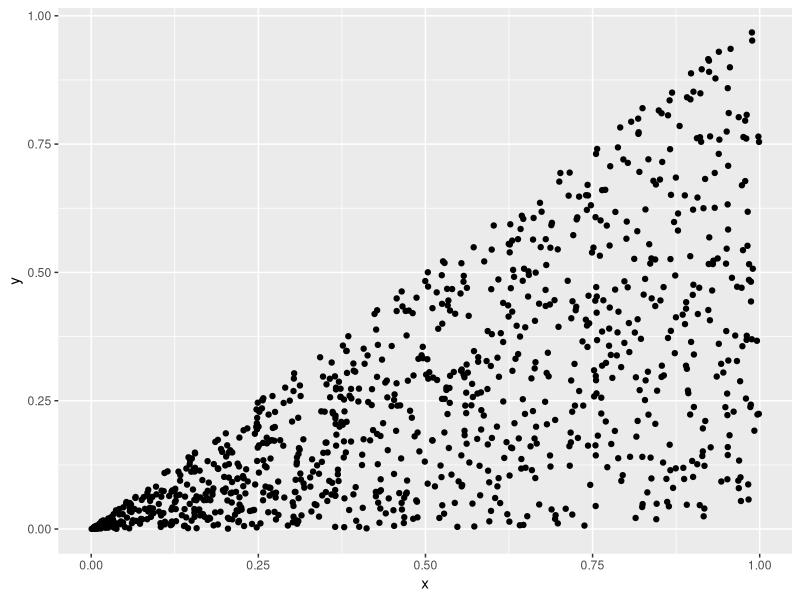
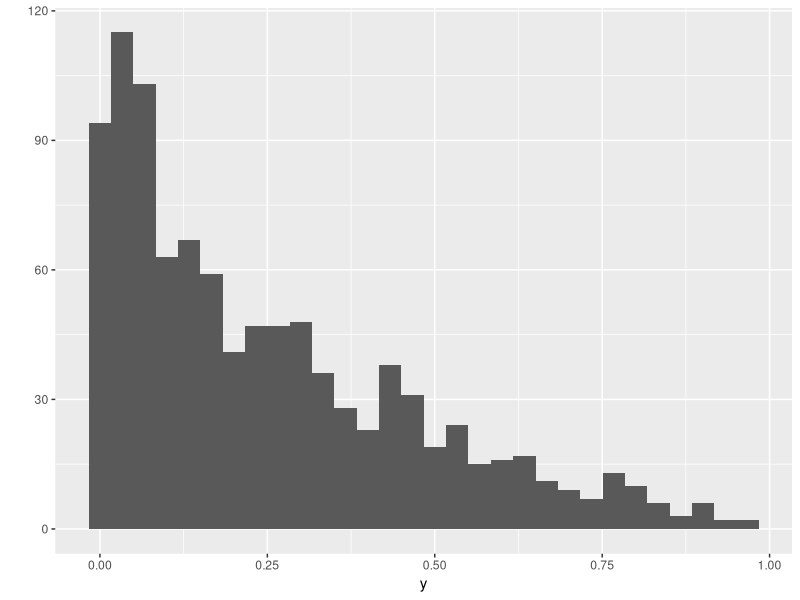
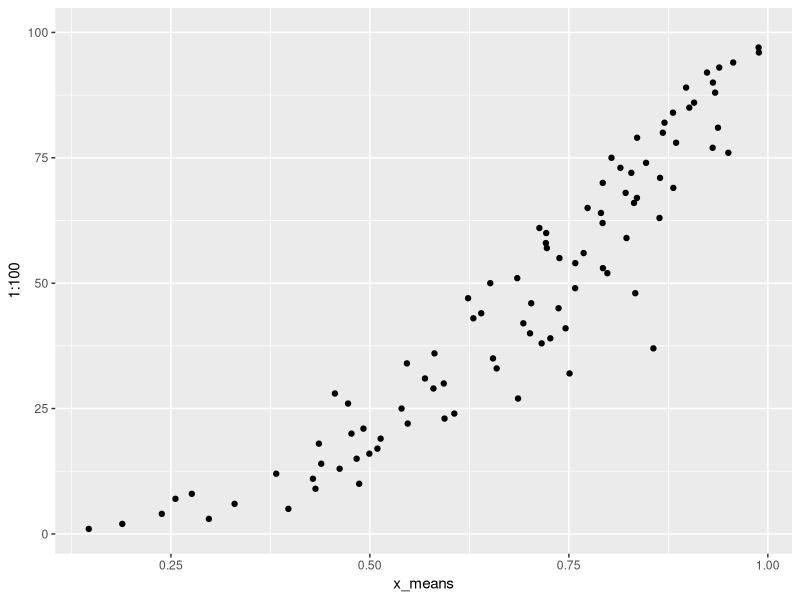
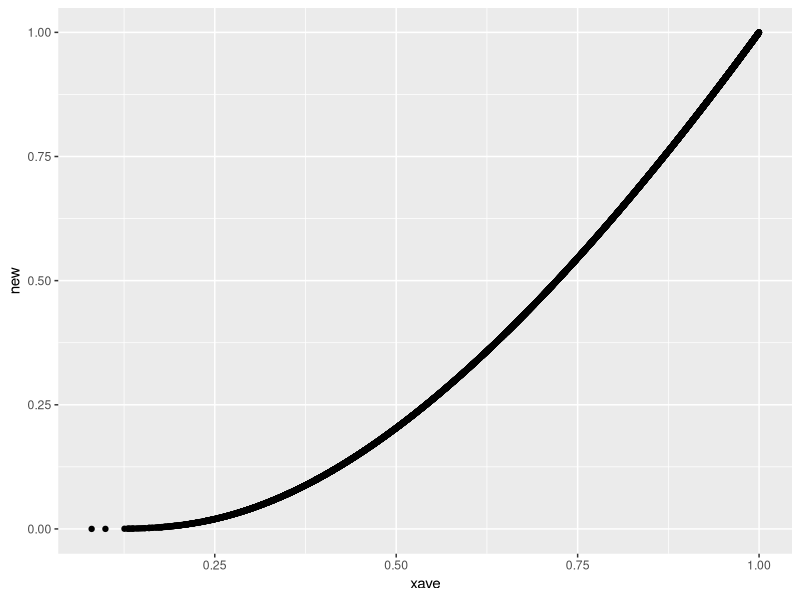

The R script that drew these images, in order: (Note: this script raises an error after producing the figures.)
# Self Assessment 1
# 9/19 Micah 

#Start time: 10:05AM
#End time: 3:53PM


#Part 1: R and Probability
?runif
#single trial. Question: if given y, <x>?
single_trial= function () {
  x=runif(1)
  y=runif(1,max=x)
  c(x,y)
}
single_trial()

# could use replicate, something like:
# as.vector((replicate(10, single_trial())))
m_carlo= function(n) {
  k=vector("list", n) 
  for (i in 1:length(k)) k[[i]]= single_trial()
  k
}
k=m_carlo(1000)
head(k)

#make k into x,y vectors. Definitely not the best way.
x=sapply(1:length(k),function(i) k[[i]][1])
y=sapply(1:length(k),function(i) k[[i]][2])
head(x)
head(y)
library('ggplot2')
?qplot
qplot(x,y)
#must always be y<=x, evenly distributed
#so <y>=.5x  . but we want <x> as a function of y

qplot(y)
#bins
#this doesn't generalize, but it's quick and dirty for
# bin widths like w=.01
w=.01
bin=ceiling(100*y) #y's are binned
head(table(bin))

x_means=numeric(100)
for (i in 1:100) {
  in_bin_index=which(bin==i)
  #deal with which returning integer(0)
  if (length(in_bin_index)==0) {
    x_means[i]=NA
  } else {
  x_means[i]= mean(x[in_bin_index])
  }
  print(x_means[i])
}
x_means

qplot(x_means, 1:100)
# ignored the bins with 0 y values. 
# stored as NA
# makes sense? for high bin y, x must be high(er)
# for low bin y, x can be anywhere from y<x<1
new=runif(10000)
xave=(new-1)/(log(new))
qplot(xave,new)
#matches
df=data.frame(x_mc = x_means, bins=1:100,x_pred=xave, y_pred=new)
qplot(df)
ggplot(df) + 
  geom_point(aes(x=x_mc,y=bins/100)) +
  geom_smooth(aes(x=x_pred,y=y_pred))

#Part 2: Data Analysis
library('psych')
help(msq)
df=msq

library("plyr")
tbl_df=count(df)

NA_ratio=numeric(length(df))
#definitely not the simplest way
for (i in 1:length(df)) {
  name=(names(df)[i])
  nas=sum(is.na(df[[i]]))
  NA_ratio[i]=(nas/nrow(df))
  names(NA_ratio)[i]=names(df)[i]
}
?sort
NA_ratio["kindly"]
names(NA_ratio)[1:4]

NA_ratio=sort(NA_ratio, decreasing=TRUE)


is.na(df$anxious)
which(df$anxious== NA)
df$anx[6]
count(df[1])
head(table(df))
head(df[1:5])
head(df$Extraversion)

?cbind
names(df)
dfnew=cbind(df[c(1:75)],df["Extraversion"],df["Neuroticism"])
## use select(df, Extra, Neuro, active:scornful)###

####Doesnt work because it refuses to rewrite col while in loop
for (col in dfnew){
  colmean = mean(col,na.rm=TRUE)
  #print(colmean)
  #print(col)
  col[is.na(col)]=colmean
}
#####

replace_NA = function(df) {
  means=lapply(df, function(c) mean(c,na.rm=TRUE))
  
  for (i in 1:length(df)) {
    df[[i]][is.na(df[[i]])]=means[[i]]
  }
  df
}

dfnew=replace_NA(dfnew)
head(dfnew)

?ggplot
ggplot(dfnew) + geom_histogram(aes(dfnew$Extraversion)) 
ggplot(dfnew) + geom_histogram(aes(dfnew$Neuroticism))
ggplot(dfnew) + geom_density(aes(dfnew$Extraversion))
ggplot(dfnew) + geom_density(aes(dfnew$Neuroticism))

ggplot(dfnew) + geom_smooth(aes(x= dfnew$Neuroticism, y=dfnew$Extraversion ))

dfnew[c("Extraversion")]

#Whats the easy way to remove a column whose name you know? (easier to just cbind?)
# doesnt work:  dfneuro=dfnew[-"Extraversion"]
dfneuro=dfnew[-(length(dfnew)-1)]
dfextra=dfnew[-(length(dfnew))]

?lm

lr_neuro=lm(Neuroticism ~ .,dfneuro)
lr_extra=lm(Extraversion ~ . , dfextra)
head(sort(abs(coef(lr_neuro)),decreasing=TRUE),11)
head(sort(abs(coef(lr_extra)),decreasing=TRUE),11)

#Extraversion is correlated with expected emotions like sociable, confident, and excited.
#upset, bored and mayybe lonely make sense, but bored, depressed and tranquil are surprising.
#unfortunately only sociable really sticks out on its own. It would be important to check for the crosscorrelations here
#because many of these emotions are very similar.

#Neuroticism seems like a complicated idea. Confidence seems a strange (largest) correlation,
# but Neuroticism does appear to be a grab bag of seemingly unrelated emotions, which is sort of what we are seeing
# with confidence, guilt, delight, intensity, nervousnes etc.


# PART 3, SQL QUERIES

# The difference between WHERE and HAVING is that HAVING takes a logical concerning some sort of aggregate function, 
# explicitly filtering the GROUP BY command. WHERE comes before GROUP BY, so if you had, say, a SUM in your WHERE statement
# I don't think GROUP BY could do its job properly.
# 
# 
# SELECT DISTINT Salary FROM Employees
# WHERE Salary < 
#       ( SELECT DISTINCT Salary FROM Employees
#         ORDER BY Salary DESC
#         LIMIT 1)
# ORDER BY Salary DESC
# LIMIT 1
# 
# SELECT DISTINT Salary FROM Employees
# WHERE Salary < 
#       ( SELECT MAX(Salary) FROM WORLD)
# ORDER BY Salary DESC
# LIMIT 1
# 
# THIS ONE IS CLOSISH
#   
# SELECT  MAX(Salary)
#       WHERE Salary != (SELECT MAX(Salary) FROM Employees))
# FROM Employees
# 
# 
# INNER JOIN only includes data that has keys in common from both sets of data . LEFT JOIN uses all 
# the keys of the left set (thus includes all the rows), allowing you to access data that the left set keeps track of
# but the right set doesn't . RIGHT JOIN does the same with the right set.
# The example of soccer game data vs goal data makes it clear for me. The goal data only keeps track of games where a
# goal was scored, so a simple JOIN would not include games where the score was 0-0. If you want to consider those games, 
# you need to have a LEFT JOIN (and of course can only access data from the 0-0 games from the game data)
# 
# 
# SELECT course_name, faculty_name
# FROM FACULTY JOIN  
#    (SELECT course_name, faculty_id
#    FROM courses JOIN course_faculty ON course_id=course_id)
#         ON faculty_id = faculty_id


#ENDED at 3:53PM
